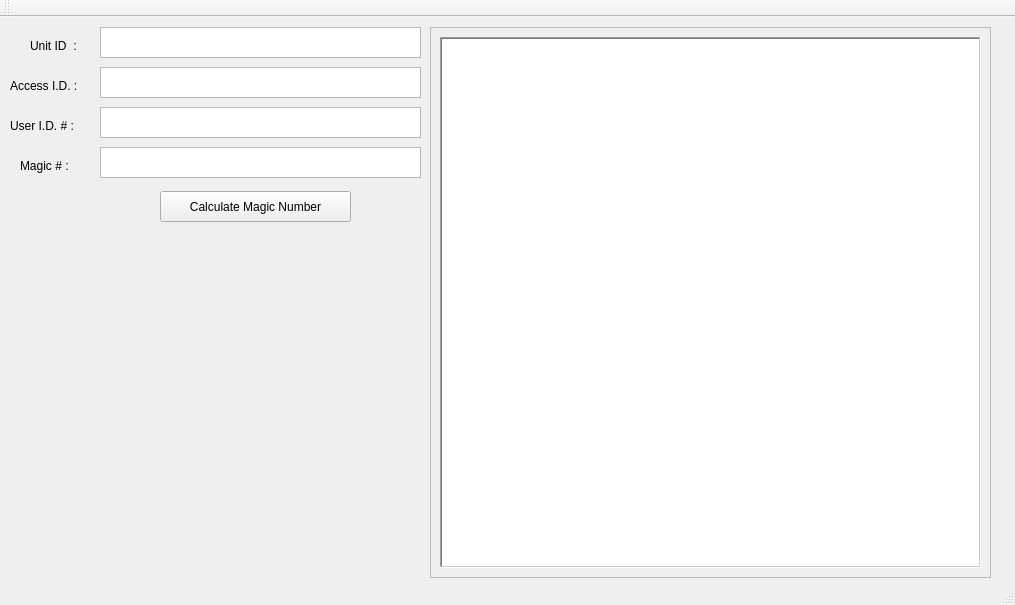
<?xml version="1.0" encoding="UTF-8"?>
<ui version="4.0">
 <class>MainWindow</class>
 <widget class="QMainWindow" name="MainWindow">
  <property name="geometry">
   <rect>
    <x>0</x>
    <y>0</y>
    <width>1015</width>
    <height>605</height>
   </rect>
  </property>
  <property name="windowTitle">
   <string>Aces Override Gen</string>
  </property>
  <widget class="QWidget" name="centralWidget">
   <widget class="QLabel" name="label">
    <property name="geometry">
     <rect>
      <x>30</x>
      <y>20</y>
      <width>61</width>
      <height>17</height>
     </rect>
    </property>
    <property name="text">
     <string>Unit ID  : </string>
    </property>
   </widget>
   <widget class="QLabel" name="label_2">
    <property name="geometry">
     <rect>
      <x>10</x>
      <y>60</y>
      <width>91</width>
      <height>17</height>
     </rect>
    </property>
    <property name="text">
     <string>Access I.D. : </string>
    </property>
   </widget>
   <widget class="QLabel" name="label_3">
    <property name="geometry">
     <rect>
      <x>10</x>
      <y>100</y>
      <width>91</width>
      <height>17</height>
     </rect>
    </property>
    <property name="text">
     <string>User I.D. # : </string>
    </property>
   </widget>
   <widget class="QLabel" name="label_4">
    <property name="geometry">
     <rect>
      <x>20</x>
      <y>140</y>
      <width>71</width>
      <height>17</height>
     </rect>
    </property>
    <property name="text">
     <string>Magic # :</string>
    </property>
   </widget>
   <widget class="QPlainTextEdit" name="plainTextEdit">
    <property name="geometry">
     <rect>
      <x>100</x>
      <y>10</y>
      <width>321</width>
      <height>31</height>
     </rect>
    </property>
   </widget>
   <widget class="QPlainTextEdit" name="plainTextEdit_2">
    <property name="geometry">
     <rect>
      <x>100</x>
      <y>50</y>
      <width>321</width>
      <height>31</height>
     </rect>
    </property>
   </widget>
   <widget class="QPlainTextEdit" name="plainTextEdit_3">
    <property name="geometry">
     <rect>
      <x>100</x>
      <y>90</y>
      <width>321</width>
      <height>31</height>
     </rect>
    </property>
   </widget>
   <widget class="QPlainTextEdit" name="plainTextEdit_4">
    <property name="geometry">
     <rect>
      <x>100</x>
      <y>130</y>
      <width>321</width>
      <height>31</height>
     </rect>
    </property>
   </widget>
   <widget class="QPushButton" name="pushButton">
    <property name="geometry">
     <rect>
      <x>160</x>
      <y>174</y>
      <width>191</width>
      <height>31</height>
     </rect>
    </property>
    <property name="text">
     <string>Calculate Magic Number</string>
    </property>
   </widget>
   <widget class="QFrame" name="frame">
    <property name="geometry">
     <rect>
      <x>430</x>
      <y>10</y>
      <width>561</width>
      <height>551</height>
     </rect>
    </property>
    <property name="frameShape">
     <enum>QFrame::StyledPanel</enum>
    </property>
    <property name="frameShadow">
     <enum>QFrame::Raised</enum>
    </property>
    <widget class="QPlainTextEdit" name="plainTextEdit_5">
     <property name="enabled">
      <bool>true</bool>
     </property>
     <property name="geometry">
      <rect>
       <x>10</x>
       <y>10</y>
       <width>541</width>
       <height>531</height>
      </rect>
     </property>
     <property name="frameShape">
      <enum>QFrame::WinPanel</enum>
     </property>
    </widget>
   </widget>
  </widget>
  <widget class="QToolBar" name="mainToolBar">
   <attribute name="toolBarArea">
    <enum>TopToolBarArea</enum>
   </attribute>
   <attribute name="toolBarBreak">
    <bool>false</bool>
   </attribute>
  </widget>
  <widget class="QStatusBar" name="statusBar"/>
 </widget>
 <layoutdefault spacing="6" margin="11"/>
 <resources/>
 <connections/>
</ui>
